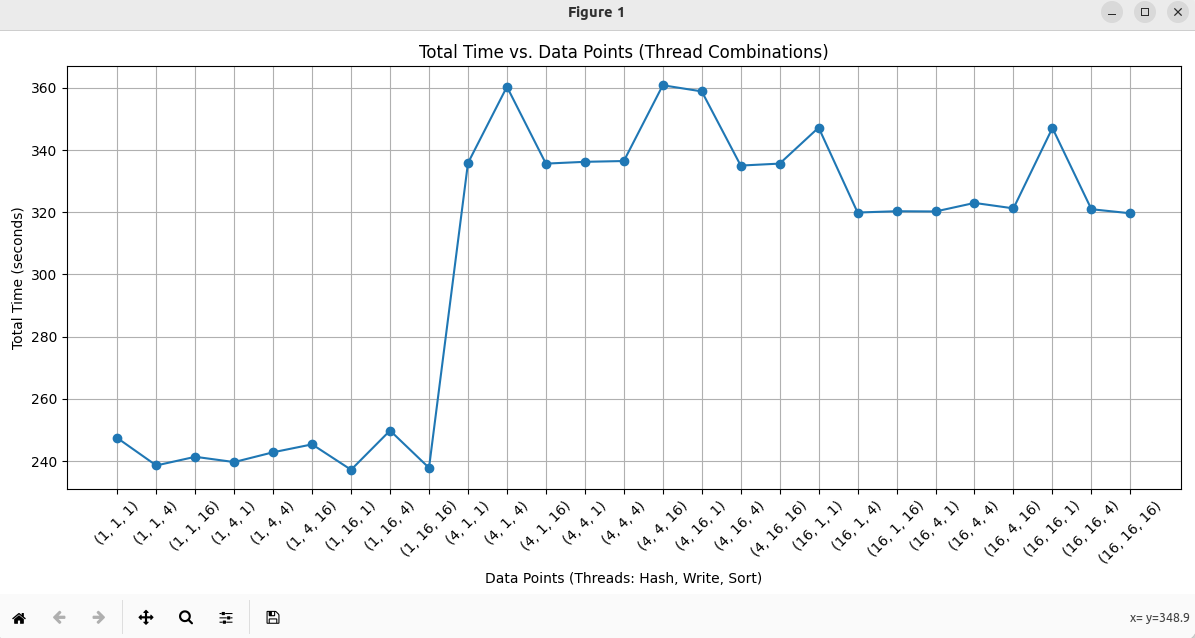

Reproduce this figure in Python.
#! /usr/bin/env python

import matplotlib.pyplot as plt



# Data

data = [

    ((1, 1, 1), 247.4449),

    ((1, 1, 4), 238.6284),

    ((1, 1, 16), 241.4112),

    ((1, 4, 1), 239.7154),

    ((1, 4, 4), 242.8663),

    ((1, 4, 16), 245.406),

    ((1, 16, 1), 237.2396),

    ((1, 16, 4), 249.8463),

    ((1, 16, 16), 237.8621),

    ((4, 1, 1), 335.8198),

    ((4, 1, 4), 360.3365),

    ((4, 1, 16), 335.6322),

    ((4, 4, 1), 336.2104),

    ((4, 4, 4), 336.4641),

    ((4, 4, 16), 360.8162),

    ((4, 16, 1), 358.8438),

    ((4, 16, 4), 335.0055),

    ((4, 16, 16), 335.6405),

    ((16, 1, 1), 347.2122),

    ((16, 1, 4), 319.915),

    ((16, 1, 16), 320.3294),

    ((16, 4, 1), 320.2528),

    ((16, 4, 4), 322.9995),

    ((16, 4, 16), 321.2506),

    ((16, 16, 1), 347.081),

    ((16, 16, 4), 320.9774),

    ((16, 16, 16), 319.6688)

]



# Combine thread values into a single variable

threads = [(x[0][0], x[0][1], x[0][2]) for x in data]

total_time = [x[1] for x in data]



# Plotting

plt.figure(figsize=(12, 6))

plt.plot(total_time, marker='o', linestyle='-')

plt.xlabel('Data Points (Threads: Hash, Write, Sort)')

plt.ylabel('Total Time (seconds)')

plt.title('Total Time vs. Data Points (Thread Combinations)')

plt.grid(True)



# Set x-axis ticks with thread combinations

plt.xticks(range(len(threads)), threads, rotation=45)



# Save the plot to a file

plt.savefig('2d_graph_with_thread_labels.png')



# Show plot

plt.tight_layout()

plt.show()

